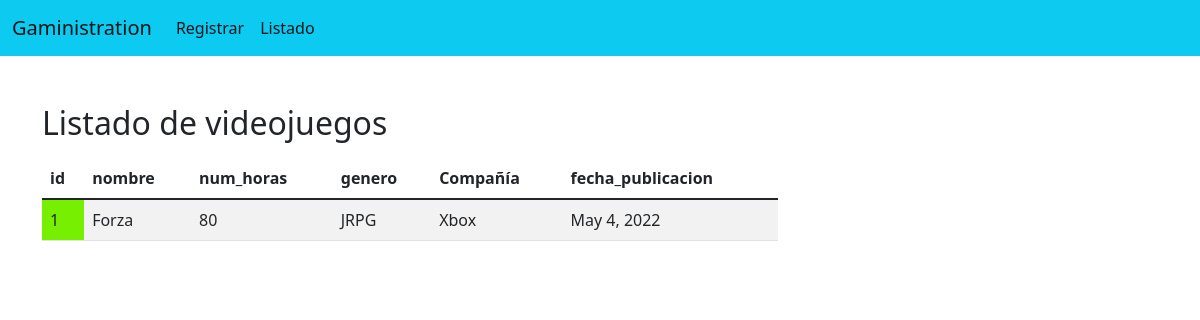
Before: /GameStore/listadovideojuegosXbox/ with the older database file.
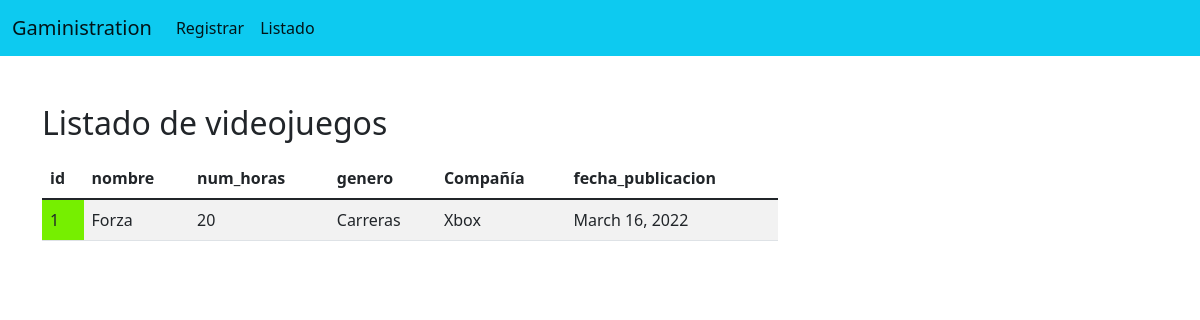
After: the same page with the newer database file.
### GameStore/models.py (models this page shows, shortened)
class Videojuego(models.Model):
    id = models.IntegerField(primary_key=True)
    nombre = models.TextField(max_length=150)
    num_horas = models.IntegerField()
    genero = models.TextField(max_length=150)
    fecha_publicacion = models.DateField()
    compania = models.TextField(max_length=150)

### GameStore/views.py (the view)
def cargar_listaX(request):
    videojuegos = Videojuego.objects.all()
    return render(request, "ListadoVideojuegosXbox.html", {"videojuegos":videojuegos})

### templates/ListadoVideojuegosXbox.html (shortened to what this page needs)
{% extends "./base.html" %}
{% block body %}
<div class="row">
    <div class="col-sm-12 col-md-6 col-lg-8 col-xl-8 py-4">
        <h2>Listado de videojuegos</h2>
        <div class="table-responsive py-2">
            <table class="table table-striped">
                <thead>
                    <tr>
                        <th>id</th>
                        <th>nombre</th>
                        <th>num_horas</th>
                        <th>genero</th>
                        <th>Compañía</th>
                        <th>fecha_publicacion</th>
                    </tr>
                </thead>
                <tbody>
                    {% for videojuego in videojuegos %}
                        <tr>
                            {% if videojuego.compania == "Xbox" %}
                                <td style="background: lawngreen">{{ videojuego.id }}</td>
                                <td>{{ videojuego.nombre }}</td>
                                <td>{{ videojuego.num_horas }}</td>
                                <td>{{ videojuego.genero }}</td>
                                <td>{{ videojuego.compania }}</td>
                                <td>{{ videojuego.fecha_publicacion }}</td>
                            {% endif %}
                        </tr>
                    {% endfor %}
                </tbody>
            </table>
        </div>
    </div>
</div>
{% endblock %}

Changed rows visible on the page:
changed Videojuego "Forza": num_horas "80" → "20"; genero "JRPG" → "Carreras"; fecha_publicacion "May 4, 2022" → "March 16, 2022"
